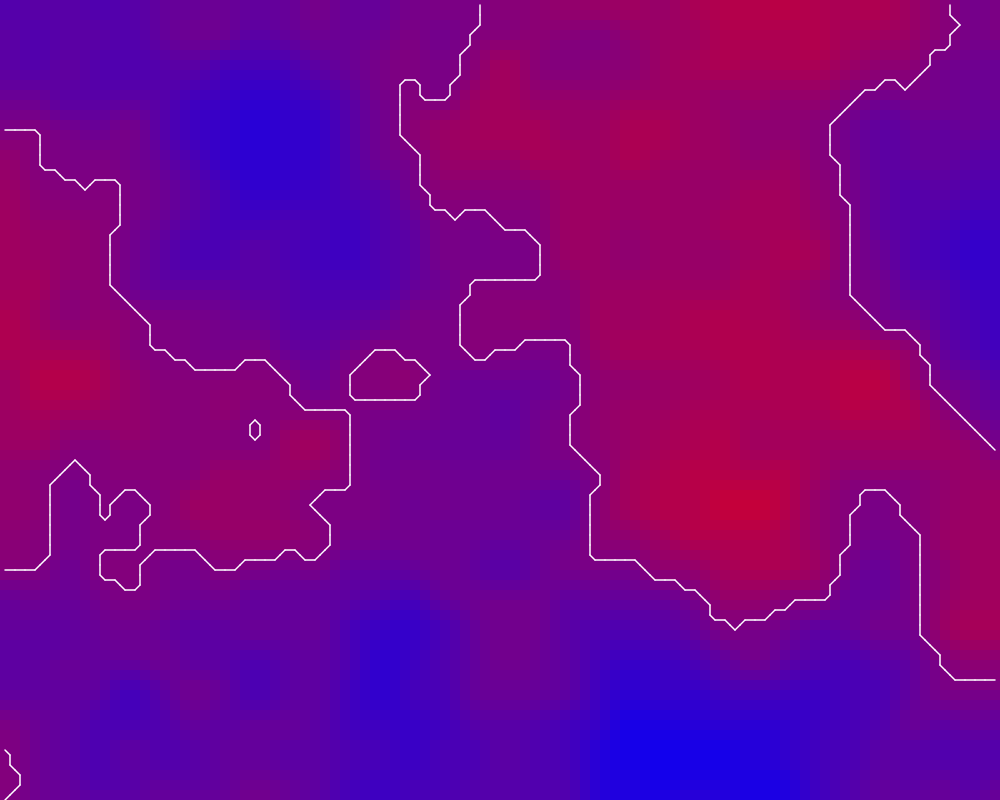
Frame 1 (no input)
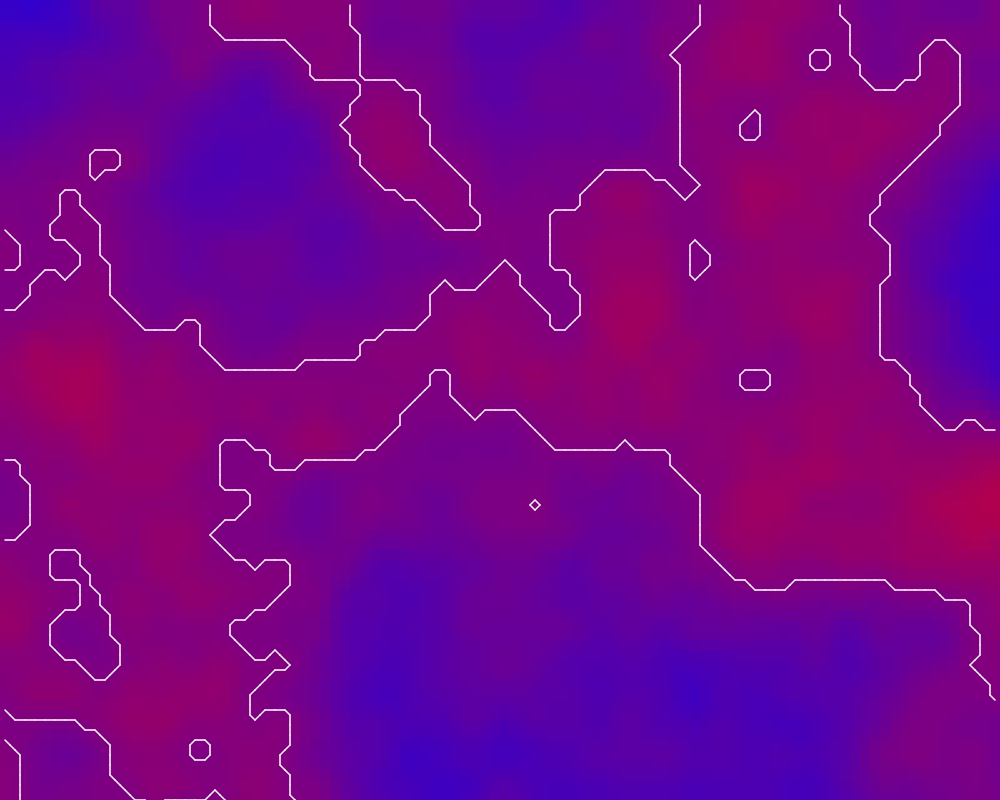
Frame 60 (no input)
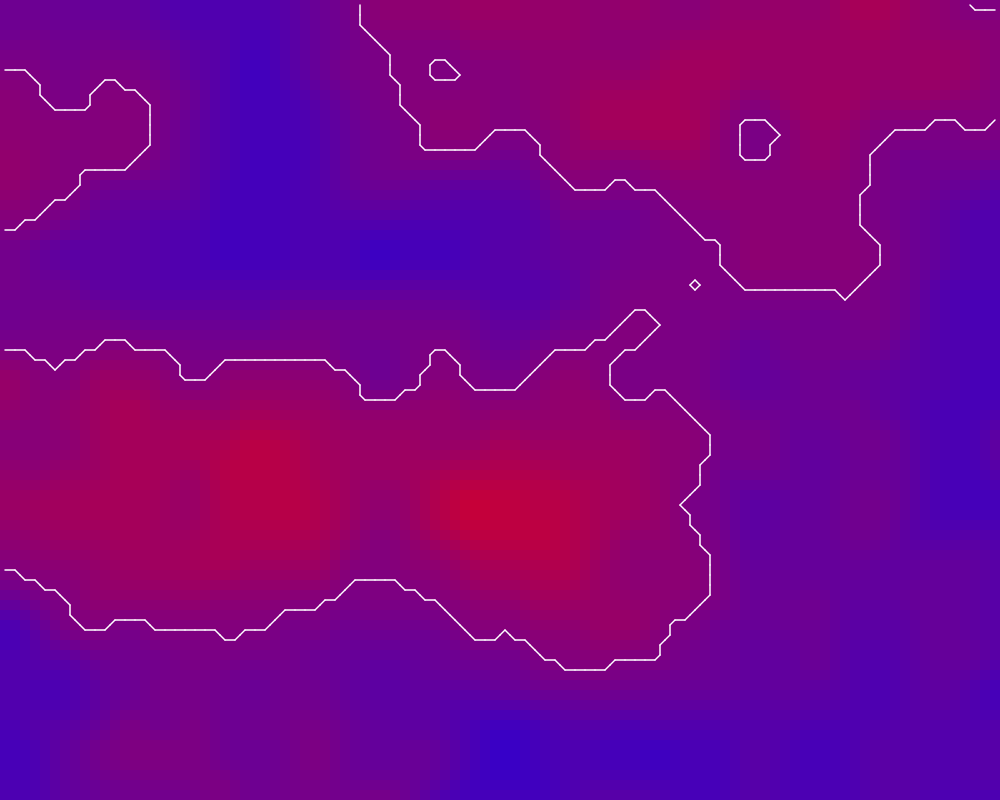
Frame 120 (the mouse pressed at the canvas centre since frame 60)

The p5.js sketch that drew these frames (run headless with seeded random() and noise() and a simulated clock; from frame 60 on, the mouse is pressed at the canvas centre):

// p5.js sketch
// ── sketch.js
//Marching Squares
//Miguel Rodríguez
//30-08-2024

const WIDTH = 1000
const HEIGHT = 800

const N = 100
const spacing = WIDTH/N
let grid = []

let noiseSlider
let oldSlider = 10


function setup(){
    createCanvas(WIDTH, HEIGHT, P2D)
    for(let i = 0; i < N; i++){
        grid[i] = []
        for(let j = 0; j < N; j++){ 
            let x = (i - (WIDTH/2)/10)/oldSlider
            let y = (j - (HEIGHT/2)/10)/oldSlider
            grid[i][j] = noise(x+2000, y-1000, frameCount)
        }
    }

    noiseSlider = createSlider(1, 50, 25, 0.5)
}

function mouseDragged(){
    let tamSpawner = 5
    let x = floor(mouseX/spacing)
    let y = floor(mouseY/spacing)
    for(let i = x-tamSpawner; i < x+tamSpawner+1; i++){
        for(let j = y-tamSpawner; j < y+tamSpawner+1; j++){
            if(i >= 0 && j >= 0 && i < N && j < N){
                if(!keyIsPressed){
                    grid[i][j] += random(0.03, 0.1)
                    grid[i][j] = constrain(grid[i][j], 0, 1)
                }
                else{
                    grid[i][j] -= random(0.03, 0.1)
                    grid[i][j] = constrain(grid[i][j], 0, 1)
                }
            }
        }
    }
}



function draw(){
    oldSlider = noiseSlider.value()
    for(let i = 0; i < N; i++){
        for(let j = 0; j < N; j++){ 
            let x = (i - mouseX/2)/oldSlider
            let y = (j - mouseY/2)/oldSlider
            grid[i][j] = noise(x+2000, y-1000, frameCount/150)
        }
    }
    


    //translate(-spacing/2, -spacing/2)
    drawRects()
    //drawPoints()
    
    translate(spacing/2, spacing/2)
    for(let i = 0; i < N-1; i++){
        for(let j = 0; j < N-1; j++){
            let marchingCase = evaluate(i, j)
            drawLine(marchingCase, i, j)
        }
    }
}

function drawGrid(){
  strokeWeight(2)
  stroke(200)
  for (var x = 0; x < spacing*(N); x += spacing) {
        for (var y = 0; y < spacing*(N); y += spacing) {
            line(x, 0, x, height-spacing);
            line(0, y, width-spacing, y);
        }
    }
}


function drawSegment(i, j, from, to){
    push()
    translate(i*spacing, j*spacing)
    let a, b
    if(from == "w") a = createVector(0, spacing/2)
    else if(from == "n") a = createVector(spacing/2, 0)
    else if(from == "e") a = createVector(spacing, spacing/2)
    else if(from == "s") a = createVector(spacing/2, spacing)

    if(to == "w") b = createVector(0, spacing/2)
    else if(to == "n") b = createVector(spacing/2, 0)
    else if(to == "e") b = createVector(spacing, spacing/2)
    else if(to == "s") b = createVector(spacing/2, spacing)

    line(a.x, a.y, b.x, b.y)
    pop()
}

function drawLine(marchingCase, i, j){
    stroke(255)
    strokeWeight(1.5)
    switch(marchingCase) {
        case 0:
            break;
        case 1:
            drawSegment(i, j, 'w', 's')
            break;
        case 2:
            drawSegment(i, j, 's', 'e')
            break;
        case 3:
            drawSegment(i, j, 'e', 'w')
            break;
        case 4:
            drawSegment(i, j, 'n', 'e')
            break;
        case 5:
            drawSegment(i, j, 'w', 'n')
            drawSegment(i, j, 's', 'e')
            break;
        case 6:
            drawSegment(i, j, 'n', 's')
            break;
        case 7:
            drawSegment(i, j, 'w', 'n')
            break;
        case 8:
            drawSegment(i, j, 'w', 'n')
            break;
        case 9:
            drawSegment(i, j, 'n', 's')
            break;
        case 10:
            drawSegment(i, j, 'n', 'e')
            drawSegment(i, j, 'w', 's')
            break;
        case 11:
            drawSegment(i, j, 'n', 'e')
            break;
        case 12:
            drawSegment(i, j, 'w', 'e')
            break;
        case 13:
            drawSegment(i, j, 'e', 's')
            break;
        case 14:
            drawSegment(i, j, 'w', 's')
            break;
        case 15:
            break;
        default: return
    }
}

function evaluate(i, j){
    let b = Math.round(grid[i+1][j])
    let c = Math.round(grid[i+1][j+1])
    let d = Math.round(grid[i][j+1])
    let a = Math.round(grid[i][j])
    let comb = `${a}${b}${c}${d}`
    return parseInt(comb, 2)
}

function drawRects(){
    noStroke()
    for(let i = 0; i < N; i++){
        for(let j = 0; j < N; j++){
            fill(grid[i][j]*255, 0, 255-grid[i][j]*255)
            rect(i*spacing, j*spacing, spacing, spacing)
        }
    }
}

function drawPoints(){
    push()
    strokeWeight(spacing/3)
    for(let i = 0; i < N; i++){
        for(let j = 0; j < N; j++){
            stroke(grid[i][j]*255)
            point(i*spacing, j*spacing)
        }
    }
    pop()
}
